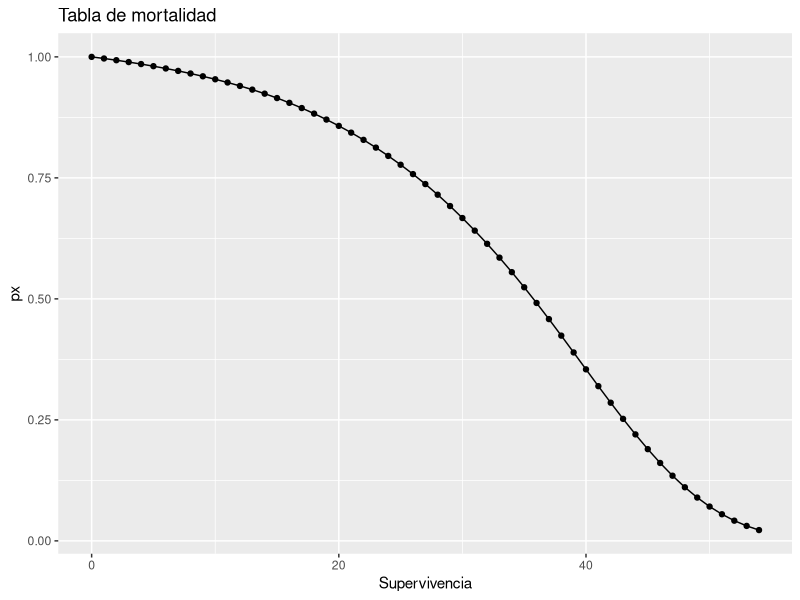
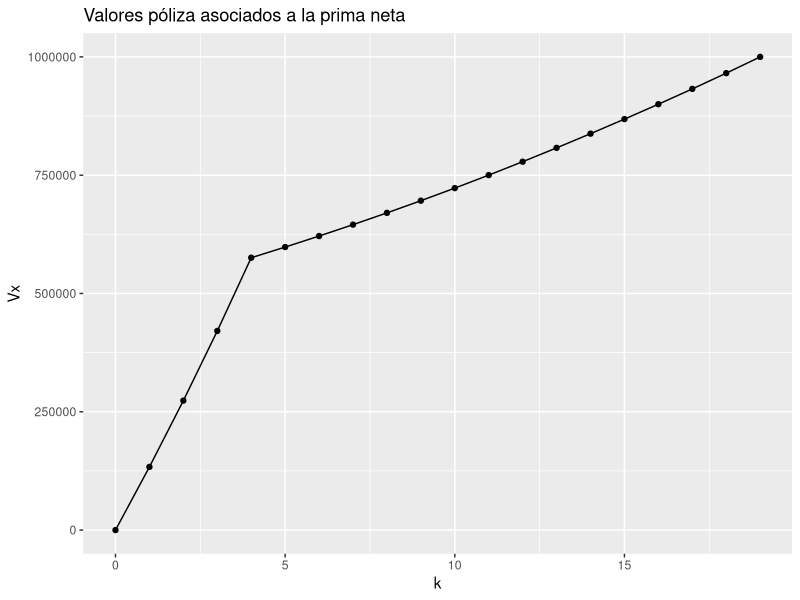
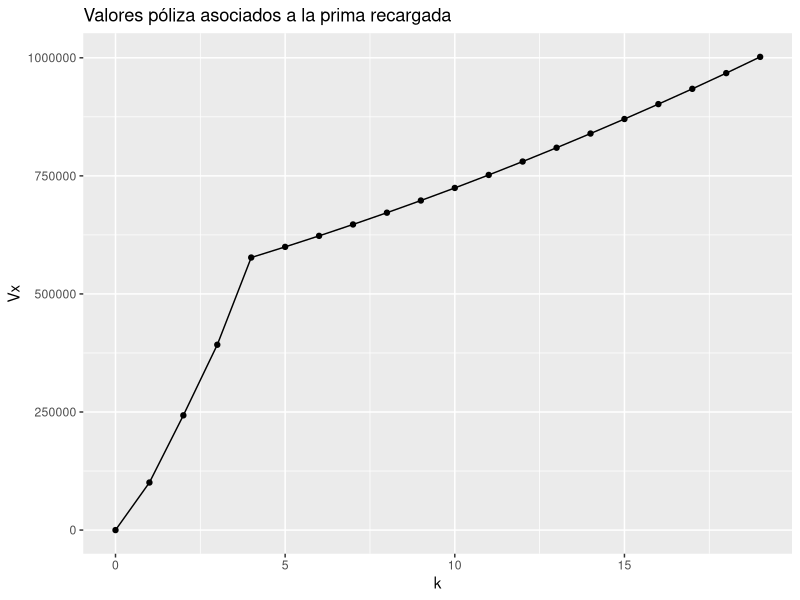
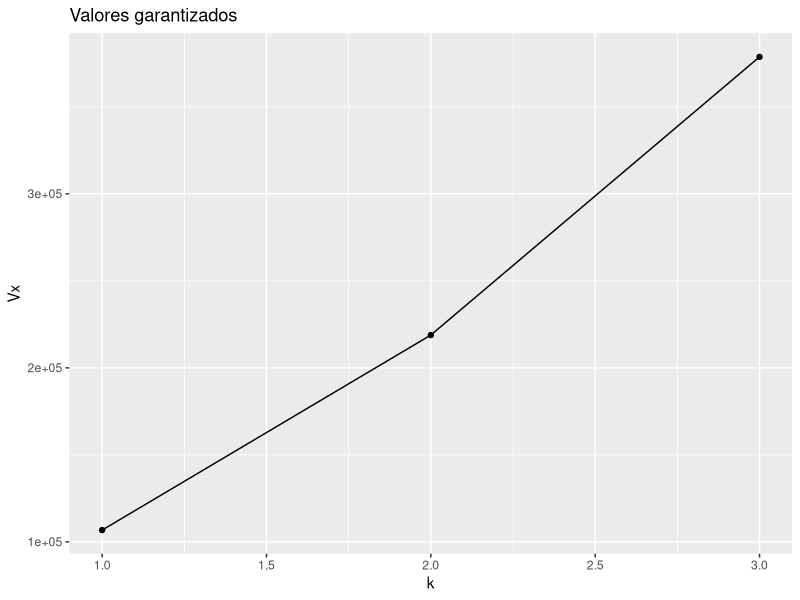
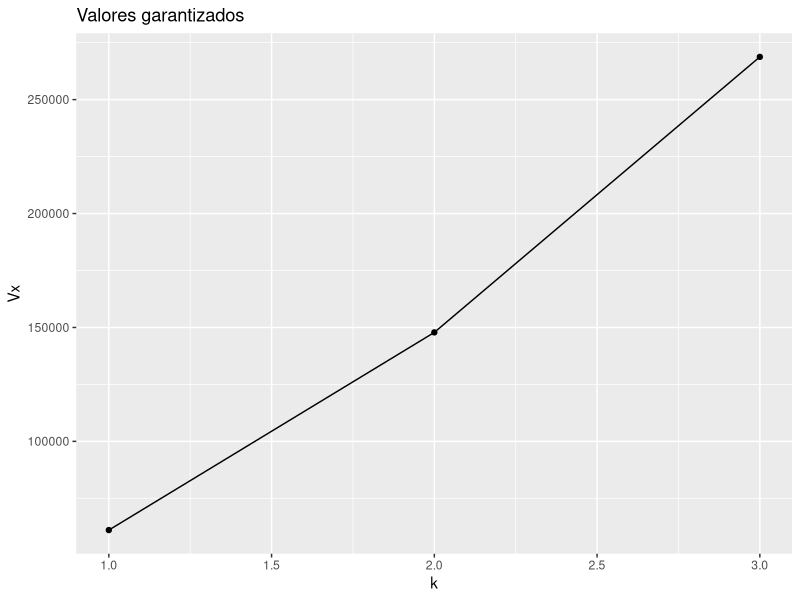
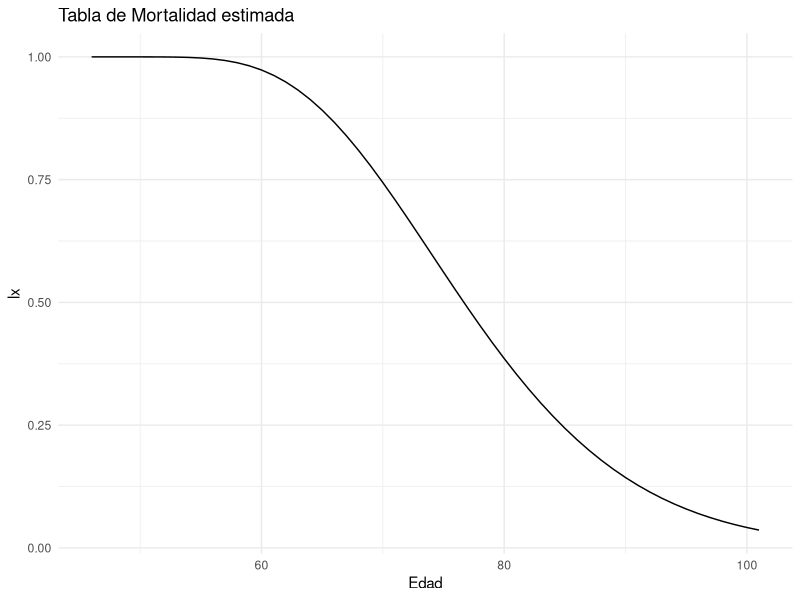
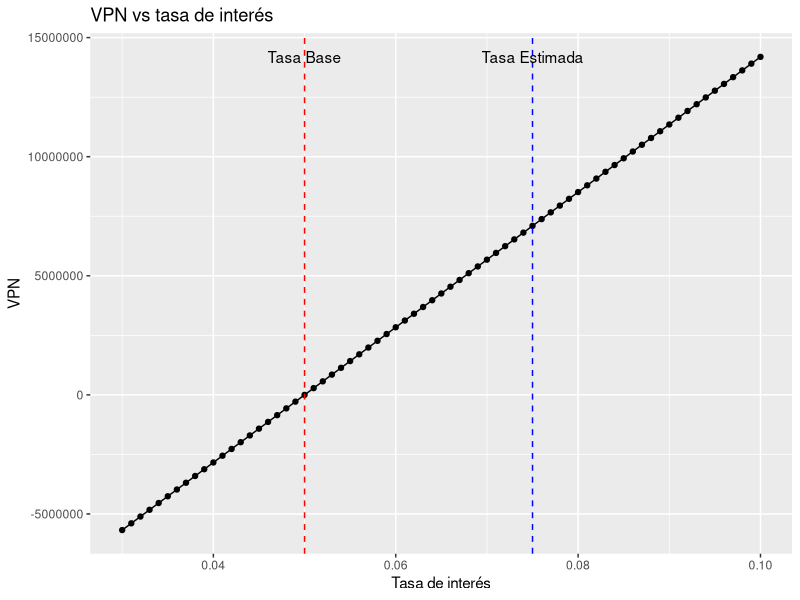
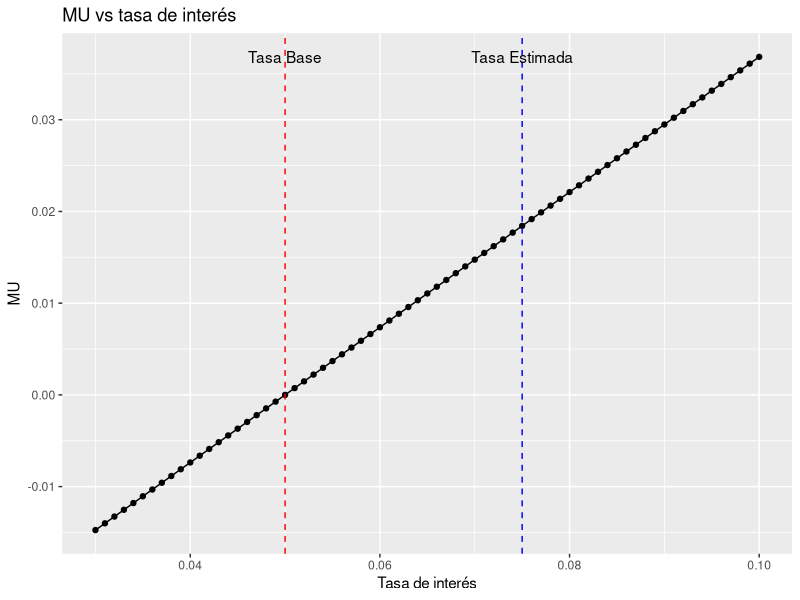

The R source for these figures, in order:
## ---- chunk 1
# Cargamos la libreria
library(readxl)
library(ggplot2)
library(dplyr)
library(tidyverse)

# Supuestos principales
# 191654
# edad del asegurado
xEdad <- 16+30
#vigencia del seguro
n <- 19
#tasa de interes efectiva anual
itasaBase <- .05
#numero de primas anuales
mPrimas <- 4
# Sumas aseguradas
saMuerte <- 2000000
saSupervivencia <- 1000000

nCarteraAsegurados <- 100

# Leeremos la tabla de mortalidad

# Leemos la tabla de mortalidad
tablaMortalidad <- read_excel("Tabla_mortalidad.xlsx")

tablaMortalidad <- tablaMortalidad |> 
  mutate(dx= c(tablaMortalidad$lx[1:(length(tablaMortalidad$lx)-1)]-tablaMortalidad$lx[2:length(tablaMortalidad$lx)],NA))

qTablaMortalidad <- data.frame(px = numeric(length(tablaMortalidad$lx)-xEdad), kSuperv = numeric(length(tablaMortalidad$lx)-xEdad))


# Creamos la columna de supervivencia

for(i in (xEdad+1):length(tablaMortalidad$lx)){
  qTablaMortalidad$px[i-xEdad] <- tablaMortalidad$lx[i]/tablaMortalidad$lx[xEdad+1] 
  qTablaMortalidad$kSuperv[i-xEdad] <- i-xEdad-1
}

######-------------------------------------
#Gastos base

# Hacemos función de gastos extras

gastosExtrasPrimas <- function(anio){
  if(anio == 0){
    return(1000 + primaEmision*.4)
  }else if(anio %in% c(1,2)){
    return(500+.2*primaEmision)
  }else {
    return(100 + .05*primaEmision)
  }
}

gastosExtrasLiquidacion <- function(salida){
  if(salida == "muerte"){
    return(3000 + saMuerte*.003)
  }else{
    return(1000+saSupervivencia*.001)
}}

######-------------------------------------
#Regla de valores garantizados

# Hacemos función de valores garantizados

valoresGarantizados <- function(valorPoliza, anio){
  if(anio %in% c(1,2)){
    return(valorPoliza*.8)
  }else if (anio == 3){
    return(valorPoliza*.9)
  } else {
    return(0)
  }
}


## ---- chunk 2
              
# Graficamos la tabla

ggplot(qTablaMortalidad, aes(x = kSuperv, y = px)) +
  geom_line() +
  geom_point() +
  labs(title = "Tabla de mortalidad", x = "Supervivencia", y = "px") 
## ---- chunk 3
# Funciones útiles para los siguientes cálculos

# Definición de más variables globales

v <- 1/(1+itasaBase)

# Cálculo de temporales

temporal <- function(edad, vigencia){
  resultado <- 0
  for (k in seq(0, vigencia-1, 1)){
    resultado <- resultado + v^(k+1)*(tablaMortalidad$dx[edad+k+1]/tablaMortalidad$lx[edad+1])
  }
  return(resultado)
}

anualidad <- function(edad, vigencia){
  resultado <- 0
  for (k in seq(0, vigencia-1, 1)){
    resultado <- resultado + v^(k)*(tablaMortalidad$lx[edad+k+1]/tablaMortalidad$lx[edad+1])
  }
  return(resultado)
}

dotal <- function(edad, vigencia){
  resultado <- v^(vigencia)*tablaMortalidad$lx[xEdad+vigencia+1]/tablaMortalidad$lx[xEdad+1]
  return(resultado)
}

valorPoliza <- function(kTemp, prima){
  resultado <- 0
  if(kTemp %in% c(1,2,3,4)){
    resultado <- (dotal(xEdad,kTemp)^(-1))*(prima*anualidad(xEdad,kTemp)-saMuerte*temporal(xEdad, kTemp))
  } 
  else if(kTemp >=5 && kTemp<=n){
    resultado <- (dotal(xEdad,kTemp)^(-1))*(prima*anualidad(xEdad,4)-saMuerte*temporal(xEdad, kTemp))}
  else{
    resultado <- 0
  }
}

valorPolizaRecargado <- function(kTemp, primaRecargada){
  resultado <- 0
  if(kTemp == 1){
    resultado <- (dotal(xEdad,kTemp)^(-1))*(-1000+.6*primaRecargada-(3000+1.003*saMuerte)*temporal(xEdad, kTemp))
  } 
  else if(kTemp %in% c(2,3)){
    resultado <- (dotal(xEdad,kTemp)^(-1))*(-1000+.6*primaRecargada+(-500+.8*primaRecargada)*(anualidad(xEdad, kTemp)-1)-(3000+1.003*saMuerte)*temporal(xEdad, kTemp))
  }
  else if(kTemp >=4 && kTemp<=n){
    resultado <- (dotal(xEdad,kTemp)^(-1))*(-1000+.6*primaRecargada+(-500+.8*primaRecargada)*(anualidad(xEdad, 3)-1)+(-100+.95*primaRecargada)*anualidad(xEdad+3, mPrimas-3)*dotal(xEdad, 3)-(3000+1.003*saMuerte)*temporal(xEdad, kTemp))
  }
  else{
    resultado <- 0
  }
  return (resultado)
}


## ---- chunk 4
# Cálculo de la prima neta

primaNeta <- (saMuerte*temporal(xEdad, n) + saSupervivencia*dotal(xEdad,n))/anualidad(xEdad, mPrimas)

## ---- chunk 5
# Cálculo de la prima recargada

primaRecargada <- ((3000+1.003*saMuerte)*temporal(xEdad, n) + (1000+1.001*saSupervivencia)*dotal(xEdad,n) + 1000 + 500*(anualidad(xEdad, 3)-1) + 100*anualidad(xEdad+3, mPrimas-3)*dotal(xEdad, 3))/(.6+.8*(anualidad(xEdad, 3)-1)+.95*anualidad(xEdad+3, mPrimas-3)*dotal(xEdad, 3))
## ---- chunk 6
# Cálculo de valores póliza asociados

# Creamos la tabla de valores póliza asociados a la prima neta

tablaValoresPolizaAsociados <- data.frame(k = numeric(n+1), Vx = numeric(n+1))

# Llenamos la tabla

for (k in seq(0, n, 1)){
  tablaValoresPolizaAsociados$Vx[k+1] <- valorPoliza(k, primaNeta)
  tablaValoresPolizaAsociados$k[k+1] <- k
}

#Mostramos la tabla

tablaValoresPolizaAsociados 


# Graficamos la tabla

ggplot(tablaValoresPolizaAsociados, aes(x = k, y = Vx)) +
  geom_line() +
  geom_point() +
  labs(title = "Valores póliza asociados a la prima neta", x = "k", y = "Vx") 

## ---- chunk 7

# Creamos la tabla de valores póliza asociados a la prima recargada

tablaValoresPolizaAsociadosRecargada <- data.frame(k = numeric(n+1), Vx = numeric(n+1))

# Llenamos la tabla

for (k in seq(0, n, 1)){
  tablaValoresPolizaAsociadosRecargada$Vx[k+1] <- valorPolizaRecargado(k, primaRecargada)
  tablaValoresPolizaAsociadosRecargada$k[k+1] <- k
}

#Mostramos la tabla

tablaValoresPolizaAsociadosRecargada


# Graficamos la tabla

ggplot(tablaValoresPolizaAsociadosRecargada, aes(x = k, y = Vx)) +
  geom_line() +
  geom_point() +
  labs(title = "Valores póliza asociados a la prima recargada", x = "k", y = "Vx") 

## ---- chunk 8
# Creamos la tabla de valores garantizados

tablaValoresGarantizados <- data.frame(k = numeric(3), Vx = numeric(3))

# Llenamos la tabla

for (k in seq(1, 3, 1)){
  tablaValoresGarantizados$Vx[k] <- valoresGarantizados(valorPoliza(k, primaNeta), k)
  tablaValoresGarantizados$k[k] <- k
}

#Mostramos la tabla

tablaValoresGarantizados


# Graficamos la tabla

ggplot(tablaValoresGarantizados, aes(x = k, y = Vx)) +
  geom_line() +
  geom_point() +
  labs(title = "Valores garantizados", x = "k", y = "Vx") 

## ---- chunk 9
# Creamos la tabla de valores garantizados

tablaValoresGarantizadosRecargada <- data.frame(k = numeric(3), Vx = numeric(3))

# Llenamos la tabla

for (k in seq(1, 3, 1)){
  tablaValoresGarantizadosRecargada$Vx[k] <- valoresGarantizados(valorPolizaRecargado(k, primaNeta), k)
  tablaValoresGarantizadosRecargada$k[k] <- k
}

#Mostramos la tabla

tablaValoresGarantizadosRecargada


# Graficamos la tabla

ggplot(tablaValoresGarantizadosRecargada, aes(x = k, y = Vx)) +
  geom_line() +
  geom_point() +
  labs(title = "Valores garantizados", x = "k", y = "Vx") 

## ---- chunk 10

gastoPropPrima <- function(kTemp){
  #Es el complemento del ejerccio por cómo está configurado
  if(kTemp==1){
    resultado <- .6
  } else if(kTemp %in% c(2,3)){
    resultado <- .8
  }else if(kTemp>=4){
    resultado <- .95
  }
  return(resultado)
}
gastoFijoPrima <- function(kTemp){
    if(kTemp==1){
    resultado <- 1000
  } else if(kTemp %in% c(2,3)){
    resultado <- 500
  }else if(kTemp>=4){
    resultado <- 100
  }
  return(resultado)
}

desembolsoProp <- function(salida="Muerte"){
  if(salida =="Muerte"){
    resultado <- 1.003
  } else {
    resultado <- 1.001
  }
  return(resultado)
}
desembolsoFijo <- function(salida="Muerte"){
  if(salida =="Muerte"){
    resultado <- 3000
  } else {
    resultado <- 1000
  }
  return(resultado)
}


flujos_utilidad <- function(kTemp){
  #ktemo solo está entre 1 a n
  if (kTemp %in% c(1,2,3,4)){
    ingreso <- (gastoPropPrima(kTemp)*primaRecargada - gastoFijoPrima(kTemp) + tablaValoresPolizaAsociadosRecargada$Vx[kTemp])*(1+iTasaEstimada)*(tablaMortalidadEstimada$lx[xEdad+kTemp]/tablaMortalidadEstimada$lx[xEdad+1])
    } 
    else {
    ingreso <- tablaValoresPolizaAsociadosRecargada$Vx[kTemp]*(1+iTasaEstimada)*(tablaMortalidadEstimada$lx[xEdad+kTemp]/tablaMortalidadEstimada$lx[xEdad+1])
    }

    egreso <-(desembolsoFijo()+desembolsoProp()*saMuerte)*(tablaMortalidadEstimada$dx[xEdad+kTemp]/tablaMortalidadEstimada$lx[xEdad+1])

    reserva <- tablaValoresPolizaAsociadosRecargada$Vx[kTemp+1]*(tablaMortalidadEstimada$lx[xEdad+kTemp+1]/tablaMortalidadEstimada$lx[xEdad+1])

    resultado <- 100*round(ingreso-egreso-reserva, digits = 9)
    return(resultado)
}

#------ Tabla de Mortalidad Estimada
generate_mortality_table_gamma <- function(alpha, start_age = 46, l_start = 10000, max_age = 101, beta = 1/4) {
  # Vector de edades
  ages <- start_age:max_age
  
  # Calcula la función de supervivencia gamma para cada edad
  Sx <- 1 - pgamma(ages - start_age, shape = alpha, rate = beta)
  
  # Calcula lx basado en la función de supervivencia
  lx <- l_start * Sx
  
  # Calcula dx
  dx <- -c(diff(lx), NA) # Agregamos NA al final porque no hay dx para la última edad
  
  # Crear data.frame para la tabla de mortalidad
  mortality_table <- data.frame(Age = ages, lx = lx, dx = dx)
  
  # Agregar filas con NA hasta el inicio
  na_rows <- data.frame(Age = (0):(start_age-1), lx = rep(NA, start_age), dx = rep(NA, start_age))
  mortality_table <- rbind(na_rows, mortality_table)
  
  return(mortality_table)
}

## ---- chunk 11
iTasaEstimada <- .075
tablaMortalidadEstimada <- generate_mortality_table_gamma(8)

# Gráfico
ggplot(data = tablaMortalidadEstimada, aes(x = Age, y = lx/10000)) +
  geom_line(na.rm = TRUE) +
  labs(title = paste("Tabla de Mortalidad estimada"),
       x = "Edad",
       y = "lx") +
  theme_minimal()+
  coord_cartesian(xlim = c(46, max(tablaMortalidadEstimada$Age)))
## ---- chunk 12

medidaVPN <- function(rCC=.16){
   #ktemo solo está entre 1 a n
  v <- 1/(1+rCC)
  resultado <- 0
  for (kTemp in seq(1,n,1)){
    resultado <- resultado + flujos_utilidad(kTemp)*v^(kTemp)
  }
  return(resultado)
}
## ---- chunk 13
# Cuidado con kTemp, está trasladado
revenues <- function(kTemp){
  resultado <- (gastoPropPrima(kTemp)*primaRecargada - gastoFijoPrima(kTemp) + tablaValoresPolizaAsociadosRecargada$Vx[kTemp])*(tablaMortalidadEstimada$lx[xEdad+kTemp]/tablaMortalidadEstimada$lx[xEdad+1])
  return(resultado*100)
}

medidaMU <- function(rCC=.16){
  v <- 1/(1+rCC)
  resultado <- 0
  for (kTemp in seq(1,n,1)){
    resultado <- resultado + revenues(kTemp)*v^(kTemp-1)
  }
  return(medidaVPN()/resultado)
}


## ---- chunk 14
rangoTasaInteres <- seq(.03, .1, .001)
tablaMortalidadEstimada <- tablaMortalidad

rangoTasaInteresVPN <- c()
rangoTasaInteresMU <- c()

# Inicialización de vectores
rangoTasaInteresVPN <- numeric(length(rangoTasaInteres))
rangoTasaInteresMU <- numeric(length(rangoTasaInteres))

for (i in seq_along(rangoTasaInteres)){
  iTasaEstimada <- rangoTasaInteres[i]
  rangoTasaInteresVPN[i] <- medidaVPN()  
  rangoTasaInteresMU[i] <- medidaMU()    
}


# Para la gráfica de VPN vs tasa de interés
ggplot() +
  geom_line(aes(x = rangoTasaInteres, y = rangoTasaInteresVPN)) +
  geom_point(aes(x = rangoTasaInteres, y = rangoTasaInteresVPN)) +
  geom_vline(aes(xintercept = 0.075), linetype="dashed", color="blue") +
  geom_vline(aes(xintercept = 0.05), linetype="dashed", color="red") +
  annotate("text", x = 0.075, y = max(rangoTasaInteresVPN), label = "Tasa Estimada") +
  annotate("text", x = 0.05, y = max(rangoTasaInteresVPN), label = "Tasa Base") +
  labs(title = "VPN vs tasa de interés", x = "Tasa de interés", y = "VPN")

# Para la gráfica de MU vs tasa de interés
ggplot() +
  geom_line(aes(x = rangoTasaInteres, y = rangoTasaInteresMU)) +
  geom_point(aes(x = rangoTasaInteres, y = rangoTasaInteresMU)) +
  geom_vline(aes(xintercept = 0.075), linetype="dashed", color="blue") +
  geom_vline(aes(xintercept = 0.05), linetype="dashed", color="red") +
  annotate("text", x = 0.075, y = max(rangoTasaInteresMU), label = "Tasa Estimada") +
  annotate("text", x = 0.05, y = max(rangoTasaInteresMU), label = "Tasa Base") +
  labs(title = "MU vs tasa de interés", x = "Tasa de interés", y = "MU")


## ---- chunk 15


beta_const = 1/4 # Valor constante para el parámetro de tasa
alphas = c(5,6,7,8,9) # Diferentes valores para alpha

# Crear un dataframe con valores de x y las densidades para cada alpha
df <- data.frame(x = rep(seq(0, 55, length.out = 1000), length(alphas)))
df$y <- unlist(lapply(alphas, function(alpha) (1 - pgamma(df$x[1:1000], shape = alpha, rate = beta_const))))
df$alpha <- factor(rep(alphas, each = 1000), labels = paste("alpha =", alphas))

ggplot(df, aes(x=x, y=y, color=alpha)) +
  geom_line() +
  labs(title = "Función de Supervivencia Gamma variando alpha",
       x = "x",
       y = "S(x)",
       color = "Valor de Alpha") +
  theme_minimal()
## ---- chunk 16
iTasaEstimada <- .05
rangoTablaMortalidad <- seq(4,9,.1)

# Inicialización de vectores

rangoTablaMortalidadVPN <- numeric(length(rangoTablaMortalidad))

rangoTablaMortalidadMU <- numeric(length(rangoTablaMortalidad))

for (i in seq_along(rangoTablaMortalidad)){
  tablaMortalidadEstimada <- generate_mortality_table_gamma(rangoTablaMortalidad[i])
  rangoTablaMortalidadVPN[i] <- medidaVPN()  
  rangoTablaMortalidadMU[i] <- medidaMU()    
}

ggplot() +
  geom_line(aes(x = rangoTablaMortalidad, y = rangoTablaMortalidadVPN)) +
  geom_point(aes(x = rangoTablaMortalidad, y = rangoTablaMortalidadVPN)) +
  geom_vline(aes(xintercept = 8), linetype="dashed", color="blue") +
  annotate("text", x = 8, y = max(rangoTablaMortalidadVPN), label = "Tabla Estimada") +
  labs(title = "VPN vs tabla de mortalidad", x = "Tabla de mortalidad", y = "VPN")

ggplot() +
  geom_line(aes(x = rangoTablaMortalidad, y = rangoTablaMortalidadMU)) +
  geom_point(aes(x = rangoTablaMortalidad, y = rangoTablaMortalidadMU)) +
  geom_vline(aes(xintercept = 8), linetype="dashed", color="blue") +
  annotate("text", x = 8, y = max(rangoTablaMortalidadMU), label = "Tabla Estimada") +
  labs(title = "MU vs tabla de mortalidad", x = "Tabla de mortalidad", y = "MU")

## ---- chunk 17
escenarios <- c("Escenario 1", "Escenario 2", "Escenario 3", "Escenario 4")
medidasEscenarios <- c("VPN", "MU")

rangoEscenariosTasa <- c(.03, .05, .075, .1)

rangoEscenariosMortalidad <- c(4, 6.5, 8, 9)

# Crear una matriz con NA (puedes reemplazar NA con cualquier otro valor inicial si lo prefieres)
wide_matrix <- matrix(NA, nrow = length(escenarios), ncol = length(medidasEscenarios), dimnames = list(escenarios, medidasEscenarios))

# Iterar sobre cada fila y columna de la matriz
for (i in 1:nrow(wide_matrix)) {
  # Convertir el valor ingresado a numérico y asignarlo a la celda correspondiente
  iTasaEstimada <- rangoEscenariosTasa[i]
  tablaMortalidadEstimada <- generate_mortality_table_gamma(rangoEscenariosMortalidad[i])

  wide_matrix[i, 1] <- medidaVPN()
  wide_matrix[i, 2] <- medidaMU()
}

# Mostrar la matriz actualizada

print(wide_matrix)

## ---- chunk 18
library(truncnorm) # necesitarás esta biblioteca para generar números de una distribución normal truncada

# Simulación de la tasa de interés
simulaciones_tasa_interes <- truncnorm::rtruncnorm(1000, a = 0, mean = 0.075, sd = 0.015) # Distribución normal truncada en 0

# Simulación de alpha para la tabla de mortalidad
simulaciones_alpha <- truncnorm::rtruncnorm(1000, a = 0, mean=8, sd = 1.5) # 

#funciones auxiliares

medidaVPNdf <- function(iTasaEstimada, tablaMortalidadEstimada){
   #ktemo solo está entre 1 a n
  iTasaEstimada <<- iTasaEstimada
  tablaMortalidadEstimada <<- generate_mortality_table_gamma(tablaMortalidadEstimada)
  resultado <- medidaVPN()
  return(resultado)
}

medidaMUdf <- function(iTasaEstimada, tablaMortalidadEstimada){
  iTasaEstimada <<- iTasaEstimada
  tablaMortalidadEstimada <<- generate_mortality_table_gamma(tablaMortalidadEstimada)
  resultado <- medidaMU()
  return(resultado)
}
# Crear un dataframe con las simulaciones
df_simulaciones <- data.frame(
  TasaEstimada = simulaciones_tasa_interes,
  AlphaEstimado = simulaciones_alpha
)

# Usar mutate para agregar las medidas VPN y MU al dataframe
df_resultados <- df_simulaciones %>%
  rowwise() %>%
  mutate(
    VPN = medidaVPNdf(TasaEstimada, AlphaEstimado),
    MU = medidaMUdf(TasaEstimada, AlphaEstimado)
  )

# Histograma para VPN
ggplot(df_resultados, aes(x=VPN)) + 
  geom_histogram(fill="steelblue", color="black", bins=50, alpha=0.7) + 
  labs(title="Histograma de VPN",
       x="Valor de VPN",
       y="Frecuencia") + 
  theme_minimal()

# Histograma para MU
ggplot(df_resultados, aes(x=MU)) + 
  geom_histogram(fill="steelblue", color="black", bins=50, alpha=0.7) + 
  labs(title="Histograma de MU",
       x="Valor de MU",
       y="Frecuencia") + 
  theme_minimal()

## ---- chunk 19
library(knitr)

# Calcular el promedio y desviación estándar
promedio_VPN <- mean(df_resultados$VPN)
desviacion_VPN <- sd(df_resultados$VPN)

promedio_MU <- mean(df_resultados$MU)
desviacion_MU <- sd(df_resultados$MU)

# Crear un dataframe con los resultados
df_resumen <- data.frame(
  Medida = c("VPN", "MU"),
  Promedio = c(promedio_VPN, promedio_MU),
  Desviacion_Estandar = c(desviacion_VPN, desviacion_MU)
)

# Imprimir la tabla en formato bonito
kable(df_resumen, caption = "Promedio y desviación estándar de las 1000 realizaciones de VPN y MU", digits = 4)

## ---- chunk 20
######-------------------------------------
#Valores observados

valoresObservados_tasaInteres <- read_excel("Valores observados.xlsx", sheet="Observados Promedio", range="A3:B28")

valoresObservados_costosPromedios <- read_excel("Valores observados.xlsx", sheet="Observados Promedio", range="D3:G29")

valoresObservados_carteraObservados <- read_excel("Valores observados.xlsx", sheet="Cartera Observados", range="A1:C101")

valoresObservados_qxPromedios <- read_excel("Valores observados.xlsx", sheet="Observados Promedio", range="I2:J103")

## ---- chunk 21
# Inicializar la función AssetShare
funcInteres <- function(kTemp){
  #kTemp solo puede ir de 0-24
  resultado <- valoresObservados_tasaInteres$'Tasa de interés efectiva anual'[kTemp+1]
  return(resultado)
}
primaPropCostos <- function(kTemp, prima){
  if(kTemp==0){
    resultado <- .6*prima
  } else if(kTemp %in% c(1,2)){
    resultado <- .8*prima}
  else if(kTemp>=3 && kTemp<=mPrimas-1){
    resultado <- .95*prima
  } else {
    resultado <- 0
  }
  return(resultado)
}
funcPrimaCostos <- function(kTemp, prima){
  if(kTemp<=mPrimas-1){
    resultado <- primaPropCostos(kTemp, prima)-valoresObservados_costosPromedios$'Costo Asociado a la Prima G'[kTemp+1]
  } else {
    resultado <- 0
  }
  return(resultado)
}

propLiquidacion <- function(kTemp){
  #kTemp es >=1
  #Se da vencidamente
  if(kTemp>=1 && kTemp<=n){
    resultado <- resultado <- 1.003*saMuerte
  } else {
    resultado <- 0
  }
 return(resultado)
}

funcMuerteCostos <- function(kTemp){
  #kTemp es >=1
  #Se da vencidamente
  if(kTemp>=1 && kTemp<=n){
    resultado <- propLiquidacion(kTemp)+valoresObservados_costosPromedios$'Costo Asociado a liquidación por Muerte'[kTemp+1]
  } else {
    resultado <- 0
  }
  return(resultado)
}

funcMortalidad <- function(kTemp){
  #kTemp es >=0
  resultado <- valoresObservados_qxPromedios$qx[kTemp+1]
  return(resultado)
  
}

assetShare <- function(kTemp, funcInteres, funcPrimaCostos, funcMuerteCostos,funcMortalidad, prima){
  if(kTemp>=1 && kTemp<=n){
    assetShareAnterior <- assetShare(kTemp-1, funcInteres, funcPrimaCostos, funcMuerteCostos,funcMortalidad, prima)

    resultado <- ((assetShareAnterior+funcPrimaCostos(kTemp-1, primaRecargada))*(1+funcInteres(kTemp-1))-funcMortalidad(kTemp-1)*funcMuerteCostos(kTemp))/(1-funcMortalidad(kTemp-1))
  }
  else{
    resultado <- 0
  }
  return(resultado)
}

## ---- chunk 22
# Creamos los valores ASSETSHARE
library(kableExtra)


# Calcular los valores
kTemp_valores <- 0:19
assetShare_valores <- sapply(kTemp_valores, function(k) assetShare(k, funcInteres, funcPrimaCostos, funcMuerteCostos, funcMortalidad, primaRecargada))


# Crear un data.frame con los resultados
df <- data.frame(kTemp = kTemp_valores, assetShare = assetShare_valores)

print(df)



## ---- chunk 23
# Creamos los valores del fondo

# Calcular los valores

kTemp_valores <- 0:19

# Inicializa lx con un valor base de 100,000
lx <- numeric(length(valoresObservados_qxPromedios$qx) + 1)
lx[1] <- 100  # o el valor base que elijas

# Calcula los valores lx utilizando la relación con qx
for(i in 2:(length(lx))) {
  lx[i] <- lx[i-1] * (1 - valoresObservados_qxPromedios$qx[i-1])
}

# Almacenar los valores lx en un dataframe
df_lx <- data.frame(lx = lx)

# Multiplicar assetShare por l_x+k
df$fondo_total <- df$assetShare * df_lx$lx[(xEdad+1):(xEdad+n+1)]

# Ver el resultado
print(df)




## ---- chunk 24
utilidades <- (df$assetShare-tablaValoresPolizaAsociadosRecargada$Vx)*df_lx$lx[(xEdad+1):(xEdad+n+1)]

# Crear un dataframe con el vector de utilidades

df_utilidades <- data.frame(k = 0:(length(utilidades)-1), Utilidades = utilidades)

# Crear una tabla con kable
library(knitr)
kable(df_utilidades, caption = "Utilidades por año", format = "latex", booktabs = TRUE)

## ---- chunk 25

## ---- chunk 26
